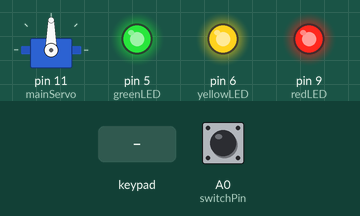
Simulated run of this sketch. Board: Arduino Uno, built with avr-gcc and run on an emulated ATmega328P. Parts: servo, output pins drawn as LEDs (lit = HIGH). Dashed ring = blinking. The inputs (shaded band) are chosen by the test bench; at power-on: A0 (switchPin) LOW. What the sketch prints to the serial monitor is not drawn.

Above: at 0.8 s.
0.9 s: keypad keys 4 3 2 pressed 0.4 s apart
At 1.1 s:
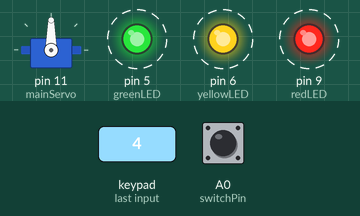
3.9 s: key '1' pressed
At 4.4 s:
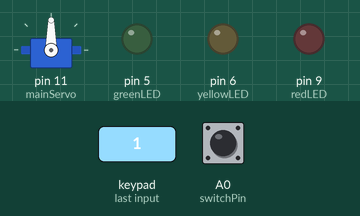
At 5.6 s:
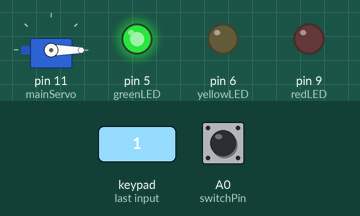
Timing chart, 0 to 7.1 s (numbered marks = the images above; inputs shaded):
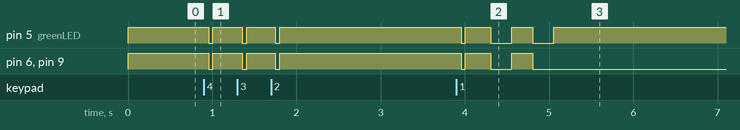

Measured:
- after the input at 0.9 s, pin 5 (greenLED), pin 6 (yellowLED), pin 9 (redLED): alternates HIGH for 0.35 s and LOW for 0.05 s, 6 changes in all, then stays HIGH, starting after 0.06 s
- after the input at 3.9 s, pin 5 (greenLED): goes LOW 0.05 s, HIGH 0.30 s, LOW 0.25 s, HIGH 0.25 s, LOW 0.25 s, then HIGH, starting after 0.06 s; pin 6 (yellowLED), pin 9 (redLED): goes LOW 0.05 s, HIGH 0.30 s, LOW 0.25 s, HIGH 0.25 s, then LOW, starting after 0.06 s; servo on pin 11 (mainServo): 90° → 0° after 1.2 s

The sketch:

Keypad_Lock.ino
```cpp
/****
 * This program utilizes a servo to simulate a locking mechanism.
 * A push switch is used to set the servo to "locked" and keypad
 * with a password set during the startup of the arduino to unlock.
 ****/

#include <Servo.h>
#include <Key.h>
#include <Keypad.h>

// Keypad variables
const int ROW_COUNT = 4;
const int COL_COUNT = 3;
const char KEY_LAYOUT[ROW_COUNT][COL_COUNT] = {
{'1', '2', '3'},
{'4', '5', '6'},
{'7', '8', '9'},
{'*', '0', '#'}
};
const byte ROW_PIN[ROW_COUNT] = {A2, A3, A4, A5};
const byte COL_PIN[COL_COUNT] = {4, 3, 2};

// Input components
Servo mainServo;
Keypad mainKeypad =
	Keypad(makeKeymap(KEY_LAYOUT), ROW_PIN, COL_PIN, ROW_COUNT, COL_COUNT);
const int switchPin = A0;

// Output components
const int greenLED = 5;
const int yellowLED = 6;
const int redLED = 9;

// Digital variables
// Set speeds for LED blinks
const int FAST_BLINK = 50;
const int MED_BLINK = 250;
const int HOLD_DURATION = 1000;
const int PASSWORD_LEN = 4;
char password[PASSWORD_LEN];
char userEntry[PASSWORD_LEN];
bool locked = false;
int led[1] = {};

void setup() {
	pinMode(switchPin, INPUT);
	pinMode(greenLED, OUTPUT);
	pinMode(yellowLED, OUTPUT);
	pinMode(redLED, OUTPUT);
	mainServo.attach(11);
	Serial.begin(9600);

	setPassword();
}

void loop() {
	if(!locked) {
		// If servo is "locked," check for a switch press
		int switchVal = digitalRead(switchPin);
		if(switchVal == HIGH) {
			if(buttonHold()){
				// If the switch is held for a duration of time, the
				// keypad code can be reset to a new set of chars
				setPassword();

			} else {
				// If switch is pressed and released, power redLED and
				// set servo to "locked" position
				locked = true;
				digitalWrite(greenLED, LOW);
				digitalWrite(redLED, HIGH);
				mainServo.write(90);
				Serial.print("Servo: locked");
				delay(10);
			}
		}
	}
	if(locked) {
		// If the servo is "unlocked," wait for user entry and then
		// compare that to the password
		led[0] = yellowLED;
		userKeypadEntry(led, 1, false);
		if(!checkKeyEntry(userEntry, password)) {
			led[0] = redLED;
			flashLEDs(led, 1, 2, MED_BLINK, true);
			Serial.println("Incorrect key entry");

		} else {
			locked = false;
			digitalWrite(redLED, LOW);
			flashLEDs(led, 1, 2, MED_BLINK, false);
			digitalWrite(greenLED, HIGH);
			mainServo.write(0);
			delay(10);
			Serial.println("Servo: unlocked");
		}
	}
}

/**
 * User enters a valid length character sequence in the keypad. The program
 * waits until the user enters enough characters.
 *
 * @param leds An integer list of LED pins to be affected
 * @param arrLength An integer representing the length of the leds array
 * @param endHigh A boolean determining if LEDs end on HIGH or LOW
 **/
void userKeypadEntry(int leds[], int arrLength, bool endHigh) {
	char keyPress;
	for(int i = 0; i < PASSWORD_LEN; i++) {
		keyPress = NO_KEY;
		while(keyPress == NO_KEY) {
			keyPress = mainKeypad.getKey();
		}

		userEntry[i] = keyPress;
		// LEDs indicate a key press was accepted
		flashLEDs(leds, arrLength, 1, FAST_BLINK, endHigh);
		Serial.print(keyPress);
	}
}

/**
 * Checks the keypad entry to the set password.
 *
 * @param entry A char array which holds the entry to be checked
 * @param password A char array that holds the saved password
 **/
bool checkKeyEntry(char entry[], char password[]) {
	for(int i = 0; i < PASSWORD_LEN; i++) {
		if(entry[i] != password[i]) {
			return false;
		}
	}

	return true;
}

/**
 * Flashes the specified leds a certain number of times.
 *
 * @param leds An integer list of LED pins to be affected
 * @param arrLength An integer representing the length of the leds array
 * @param count An integer for number of LED blinks
 * @param blinkSpeed An integer representing blink delay
 * @param endHigh A boolean determining if LEDs end on HIGH or LOW
 **/
void flashLEDs(int leds[], int arrLength, int count, int blinkSpeed, bool endHigh) {
	count += endHigh;
	while(count > 0) {
		for(int i = 0; i < arrLength; i++) {
			digitalWrite(leds[i], HIGH);
		}

		delay(blinkSpeed);
		if(count == 1 && endHigh) {
			break;
		}

		for(int i = 0; i < arrLength; i++) {
			digitalWrite(leds[i], LOW);
		}

		delay(blinkSpeed);
		count--;
	}
}

/**
 * Enables the user to enter a PASSWORD_LEN char password in the keypad.
 * After the password is set, the servo moves to the unlocked position.
 **/
void setPassword() {
	// All LEDs will be activated and respond to key presses to highlight
	// the fact the password is being reset
	digitalWrite(greenLED, HIGH);
	digitalWrite(yellowLED, HIGH);
	digitalWrite(redLED, HIGH);
	Serial.print("Waiting for 4 key password entry: ");

	int leds[3] = {greenLED, yellowLED, redLED};
	userKeypadEntry(leds, 3, true);
	for(int i = 0; i < PASSWORD_LEN; i++) {
		password[i] = userEntry[i];
	}

	// Flash all LEDs to indicate password initialization
	flashLEDs(leds, 3, 2, MED_BLINK, false);
	Serial.println("\nPassword set");

	digitalWrite(greenLED, HIGH);
	mainServo.write(0);
	Serial.println("Servo: unlocked");
}

/**
 * Records if the button has been held a specific duration of time.
 **/
bool buttonHold() {
	int duration = 0;
	int switchVal = HIGH;
	while((switchVal == HIGH) && duration != HOLD_DURATION) {
		duration += 1;
		delay(1);
		switchVal = digitalRead(switchPin);
	}
	return duration == HOLD_DURATION;
}
```
